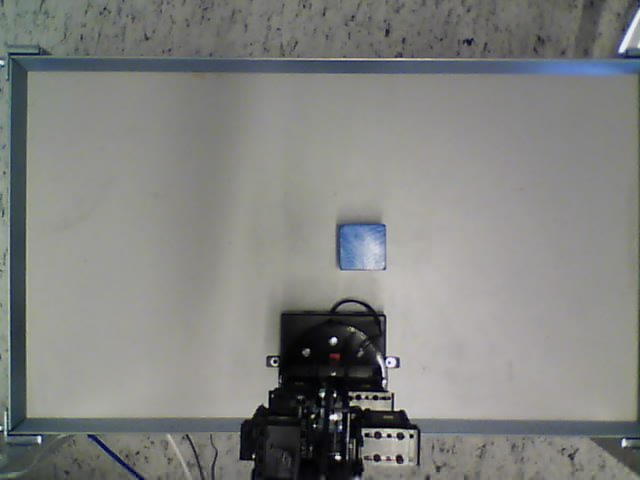
#> input picture src/cal_pos.jpg, 640 x 480 px
$ python -i vision_util.py   (imports and definitions only)
#> lines starting #> are read from the running program, lines starting #| are printed output that depends on the picture; after the words box and inside, x2 and y2 are one past the last pixel; in counts of white or black regions, pixels touching at a corner belong together
#!/usr/bin/env python
# -*- coding: utf-8 -*-

import cv2
import numpy as np
import imageio

class Brick:
    x_center = 0
    y_center = 0
    pixel_width = 0
    pixel_height = 0
    rotation_degrees = 0.0

'''
https://github.com/alexleavitt/uscplayspokemon/blob/master/tommycam.py
'''
def get_video_capture_frame(video_capture_url_jpg_str):
    img_request = imageio.imread(video_capture_url_jpg_str)[:,:,::-1] #JPG to BGR
    if (img_request is None) or (not img_request.shape):
        print('No image')
        return False, None
    return True, img_request

'''
https://docs.opencv.org/master/d7/d4d/tutorial_py_thresholding.html
'''
def threshold_frame(img_frame, min_threshold):
    ret, thresholded_frame = cv2.threshold(img_frame, min_threshold, 255, cv2.THRESH_BINARY)
    return thresholded_frame


'''
https://docs.opencv.org/master/d4/d86/group__imgproc__filter.html#ga9d7064d478c95d60003cf839430737ed
'''
def remove_noise(img_frame):
    result = img_frame
    result = cv2.bilateralFilter(result,16,32,32)

    kernel = np.ones((2, 2),np.uint8)
    result = cv2.morphologyEx(result, cv2.MORPH_OPEN, kernel)

    kernel = np.ones((9, 9),np.uint8)
    result = cv2.morphologyEx(result, cv2.MORPH_CLOSE, kernel)

    result = cv2.bilateralFilter(result,3,16,16)
    return result

'''
https://docs.opencv.org/master/df/d9d/tutorial_py_colorspaces.html
https://stackoverflow.com/questions/56905592/automatic-contrast-and-brightness-adjustment-of-a-color-photo-of-a-sheet-of-pape????
'''
def blue_color_mask(img_frame):
    result = img_frame
    result = cv2.cvtColor(result, cv2.COLOR_BGR2HSV)
    lower_blue = np.array([50,50,80])
    upper_blue = np.array([140,255,255])
    result = cv2.inRange(result, lower_blue, upper_blue)

    ret, result = cv2.threshold(result, 50, 255, cv2.THRESH_BINARY)
    return result

def red_color_mask(img_frame):
    result = img_frame
    result = cv2.cvtColor(result, cv2.COLOR_BGR2HSV)
    lower_red = np.array([140,130,0])
    upper_red = np.array([255,255,255])
    result = cv2.inRange(result, lower_red, upper_red)

    ret, result = cv2.threshold(result, 50, 255, cv2.THRESH_BINARY)
    return result

def filter_blue_bricks(img_frame):
    frame = img_frame
    frame = blue_color_mask(frame)
    frame = remove_noise(frame)
    blue_brick_arr = find_bricks(frame)
    return blue_brick_arr

def filter_red_bricks(img_frame):
    frame = img_frame
    frame = red_color_mask(frame)
    frame = remove_noise(frame)
    red_brick_arr = find_bricks(frame)
    return red_brick_arr

def init_get_ref_pixel_width(img_frame):
    bricks = filter_blue_bricks(img_frame)
    if len(bricks) is 1:
        calibration_brick_pixel_width = bricks[0].pixel_width
        return calibration_brick_pixel_width
    return 0

def find_bricks(img_frame):
    frame = img_frame
    contours, hierarchy = cv2.findContours(frame.astype('uint8'), cv2.RETR_EXTERNAL, cv2.CHAIN_APPROX_SIMPLE)

    brick_arr = []
    for contour in contours:
        pixel_areal = cv2.contourArea(contour)
        if(pixel_areal > 600):
            brick = Brick()
            M = cv2.moments(contour)
            brick.x_center = int(M['m10']/M['m00'])
            brick.y_center = int(M['m01']/M['m00'])
            rectangle_w_rotation = cv2.minAreaRect(contour)
            brick.pixel_width = rectangle_w_rotation[1][0]
            brick.pixel_height = rectangle_w_rotation[1][1]
            brick.rotation_degrees = rectangle_w_rotation[2]
            brick_arr.append(brick)
    return brick_arr

>>> import cv2
>>> picture = cv2.imread('cal_pos.jpg')
#> picture is the input picture: shape (480, 640, 3); mean B, G, R 127.7, 130.4, 129
>>> result = filter_blue_bricks(picture)
#> in blue_color_mask, `result = cv2.cvtColor(result, cv2.COLOR_BGR2HSV)`: result: shape (480, 640, 3); mean H, S, V 51, 19.3, 132.8
#> in blue_color_mask, `result = cv2.inRange(result, lower_blue, upper_blue)`:
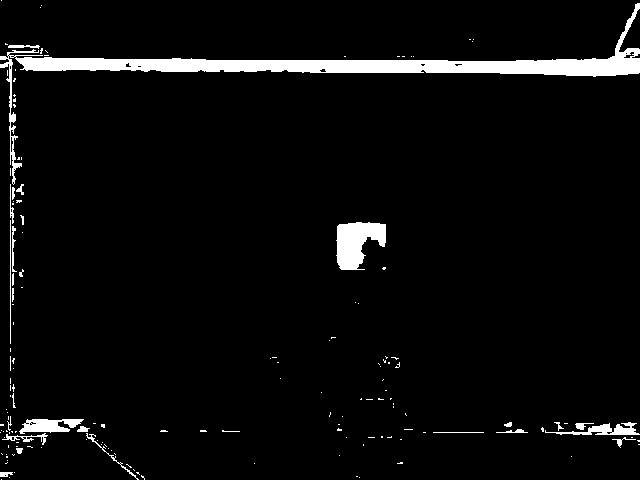
#> result: shape (480, 640); 4.4% white; 158 white regions (130 under 20 px), largest, box (x1, y1, x2, y2) and area: (0, 3, 640, 185) 9089, (336, 222, 386, 270) 1601, (19, 419, 84, 434) 615
#> in remove_noise, `result = cv2.morphologyEx(result, cv2.MORPH_OPEN, kernel)`:
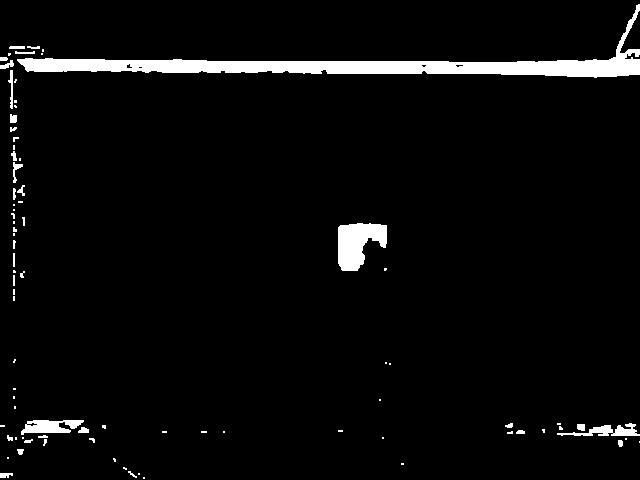
#> result: shape (480, 640); 4.1% white; 82 white regions (50 under 20 px), largest, box (x1, y1, x2, y2) and area: (17, 4, 640, 78) 8430, (338, 223, 387, 271) 1588, (21, 420, 84, 435) 604
#> in remove_noise, `result = cv2.morphologyEx(result, cv2.MORPH_CLOSE, kernel)`:
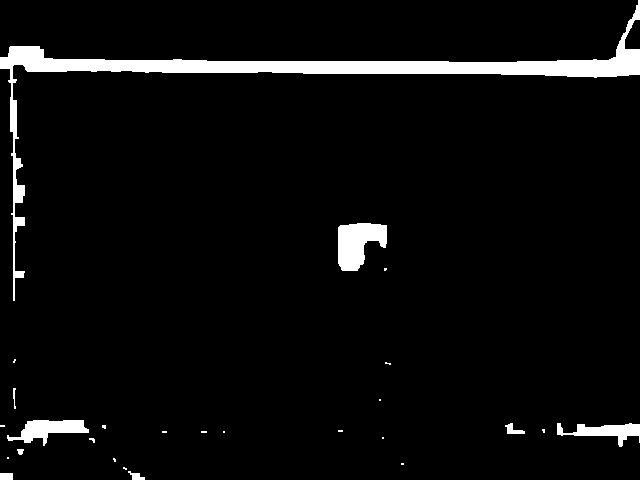
#> result: shape (480, 640); 4.7% white; 26 white regions (17 under 20 px)
#> in find_bricks, `contours, hierarchy = cv2.findContours(frame.astype('uint8'), cv2.RETR..`: contours = 26 contours, 18 with area under 20; largest, box (x1, y1, x2, y2) and area: (0, 0, 640, 301) 9430, (338, 223, 387, 271) 1524, (7, 420, 89, 446) 930, (557, 423, 640, 447) 742, (505, 423, 525, 434) 84, (0, 473, 13, 480) 72, (128, 471, 145, 480) 58, (17, 449, 24, 455) 22
#> the loop in find_bricks, `for contour in contours:` made 26 passes
#> (pixel_areal, brick.x_center, brick.y_center, rectangle_w_rotation, brick.pixel_width, brick.pixel_height, brick.rotation_degrees) on passes 17, 19, 25, 26: (742, 605, 430, ((598, 434.5), (23, 82), -90), 23, 82, -90), (930, 48, 428, ((47.5, 432.5), (25, 81), -90), 25, 81, -90), (1524, 357, 242, ((362, 246.5), (47, 48), -90), 47, 48, -90), (9430.5, 308, 74, ((326, 150), (646.2, 253.6), -4.19), 646.2, 253.6, -4.19)
#> pixel_areal on passes 2, 7, 18: 58, 22, 84.5
#> after the loop in find_bricks, `for contour in contours:`: brick_arr = 4 items
#> result = 4 items

$ run again, on src/cam.jpg
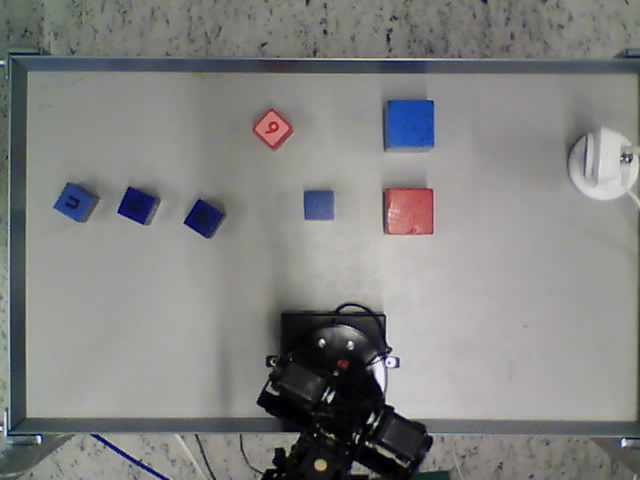
#> input picture src/cam.jpg, 640 x 480 px
#> picture is the input picture: shape (480, 640, 3); mean B, G, R 129.5, 130.4, 130.2
#> in blue_color_mask, `result = cv2.inRange(result, lower_blue, upper_blue)`:
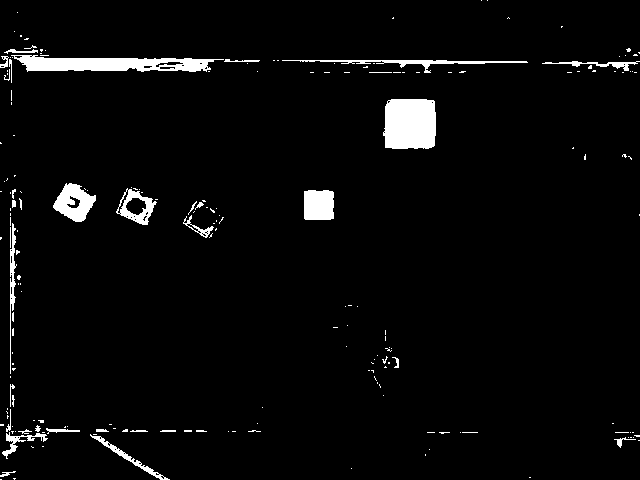
#> result: shape (480, 640); 3.6% white; 199 white regions (164 under 20 px), largest, box (x1, y1, x2, y2) and area: (383, 99, 436, 149) 2474, (11, 55, 224, 72) 2322, (53, 183, 96, 222) 975
#> in remove_noise, `result = cv2.morphologyEx(result, cv2.MORPH_CLOSE, kernel)`:
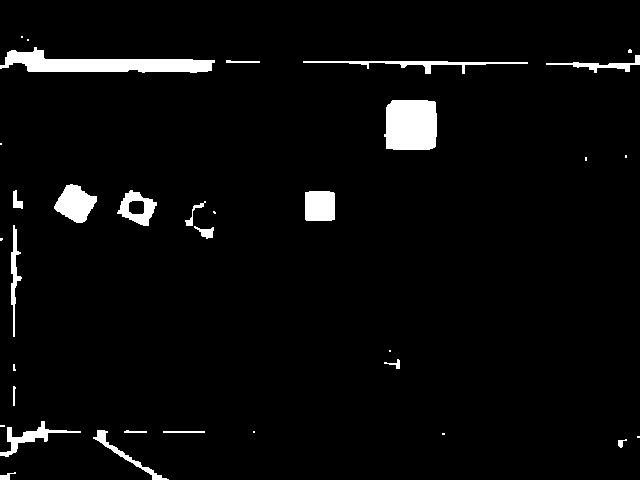
#> result: shape (480, 640); 3.7% white; 34 white regions (14 under 20 px)
#> contours = 34 contours, 14 with area under 20; largest, box (x1, y1, x2, y2) and area: (0, 47, 215, 73) 2593, (384, 100, 437, 150) 2386, (54, 184, 97, 223) 988, (305, 191, 335, 221) 830, (117, 190, 157, 226) 815
#> the loop in find_bricks, `for contour in contours:` made 34 passes
#> (pixel_areal, brick.x_center, brick.y_center, rectangle_w_rotation, brick.pixel_width, brick.pixel_height, brick.rotation_degrees) on passes 20, 21, 23, 27, 32: (829.5, 319, 205, ((319.5, 205.5), (29, 29), -90), 29, 29, -90), (815, 136, 207, ((137.2, 207), (28.84, 34.42), -66.04), 28.84, 34.42, -66.04), (988, 74, 203, ((75.3, 202.6), (33.51, 34.67), -60.95), 33.51, 34.67, -60.95), (2385.5, 410, 124, ((410, 124.5), (49, 52), -90), 49, 52, -90), (2593, 103, 63, ((107, 59.66), (24.07, 214), -89.5), 24.07, 214, -89.5)
#> after the loop in find_bricks, `for contour in contours:`: brick_arr = 5 items

$ run again, on src/cr1.jpg
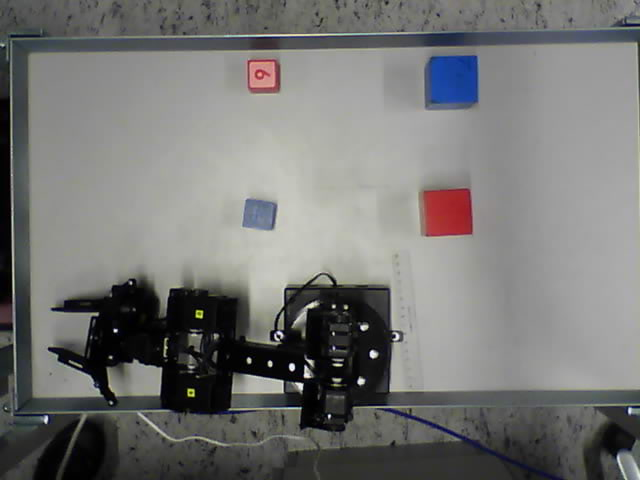
#> input picture src/cr1.jpg, 640 x 480 px
#> picture is the input picture: shape (480, 640, 3); mean B, G, R 116.2, 117.7, 117.7
#> in blue_color_mask, `result = cv2.inRange(result, lower_blue, upper_blue)`:
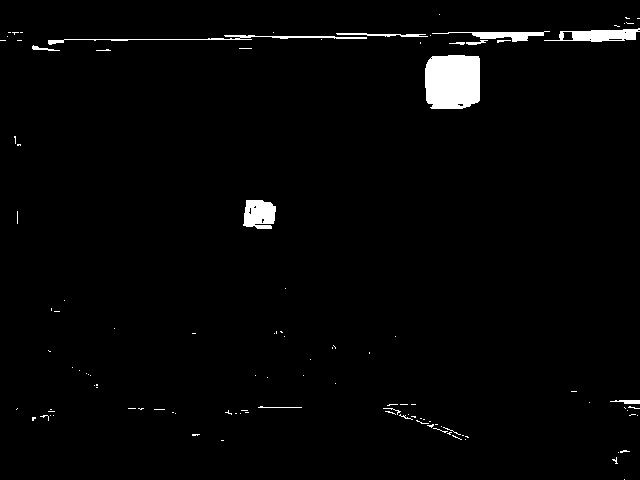
#> result: shape (480, 640); 2.1% white; 113 white regions (98 under 20 px), largest, box (x1, y1, x2, y2) and area: (425, 55, 480, 109) 2765, (243, 200, 276, 229) 772, (544, 28, 640, 42) 764
#> in remove_noise, `result = cv2.morphologyEx(result, cv2.MORPH_CLOSE, kernel)`:
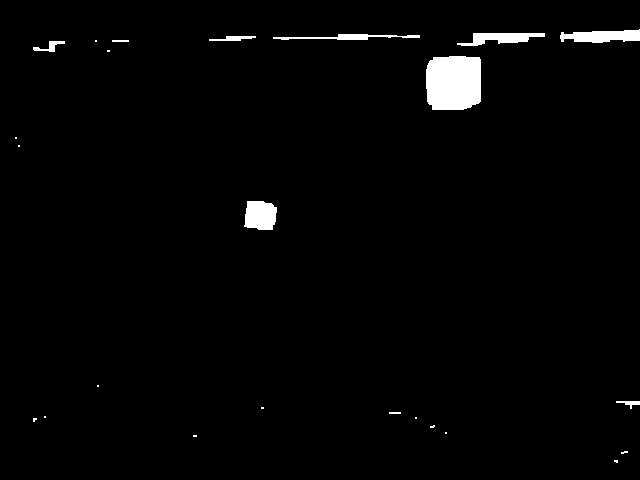
#> result: shape (480, 640); 1.9% white; 24 white regions (14 under 20 px)
#> contours = 24 contours, 16 with area under 20; largest, box (x1, y1, x2, y2) and area: (426, 56, 481, 110) 2676, (244, 201, 277, 230) 754, (560, 29, 640, 43) 688, (457, 33, 545, 46) 545, (273, 34, 420, 40) 284, (33, 41, 65, 52) 102, (209, 36, 256, 41) 100, (616, 401, 640, 409) 56
#> the loop in find_bricks, `for contour in contours:` made 24 passes
#> (pixel_areal, brick.x_center, brick.y_center, rectangle_w_rotation, brick.pixel_width, brick.pixel_height, brick.rotation_degrees) on passes 13, 16, 24: (754, 259, 215, ((260.3, 215), (28.38, 30.59), -83.66), 28.38, 30.59, -83.66), (2675.5, 453, 82, ((453, 82.5), (53, 54), -90), 53, 54, -90), (688, 602, 35, ((599.6, 36.3), (79.29, 11.57), -2.2), 79.29, 11.57, -2.2)
#> after the loop in find_bricks, `for contour in contours:`: brick_arr = 3 items
